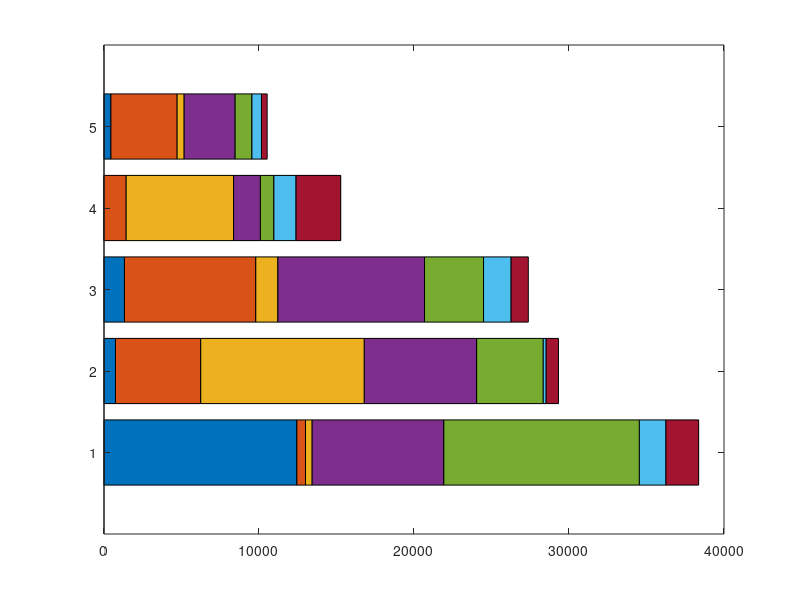

The MATLAB script that drew this image: (Note: this script raises an error after producing the figure.)
clear;
clc;
load capacities;

%% Plot initial capacities
barh(capacities, 'stacked', 'DisplayName', 'capacities', 'YDataSource', 'capacities'); figure(gcf)
xlabel('Installed capacities in MWh','FontS',14,'Interp','latex');
ylabel('Companies','FontS',14,'Interp','latex');

h = legend('Hydro','Nuclear','Soft coal','Hard coal','Gas','Oil','Pump') 
set(h,'Interpreter','latex')

set(gca,'XTickLabel',{'0','500','1000','1500','2000','2500','3000','3500','4000'})
set(gca,'YTickLabel',{'Fringe','RWE','E.ON','Vattenfall','EnBW'})

%% Plot load values

plot(totload/1000);
xlabel('Month','FontS',14,'Interp','latex');
ylabel('Load in GWh','FontS',14,'Interp','latex');
set(gca,'YLim',[35 95]);
month = [31 28 31 30 31 30 31 31 30 31 30 31];
xticks = (cumsum(month)-31)*24;
set(gca,'XTick',xticks)
set(gca,'XLim',[0 8760]);
set(gca,'XTickLabel',{'Jan','Feb','Mar', 'Apr','May','Jun','Jul','Aug','Sep','Oct','Nov', 'Dec'})

%% Plot price-quant relationship

subplot(1,2,1)
scatter(pvf(:,1)/1000,pvf(:,2),'filled','SizeData',12);
xlabel('Spot market trading volumes $< 15$ (in GWh)','FontS',14,'Interp','latex');
ylabel('Spot market prices $<100$ at EEX','FontS',14,'Interp','latex');

subplot(1,2,2)
scatter(pv2f(:,1)/1000,pv2f(:,2),'filled','SizeData',12);
xlabel('Hourly load values (in GWh)','FontS',14,'Interp','latex');
ylabel('Spot market prices $<100$ at EEX','FontS',14,'Interp','latex');

%% Plot stochastic intercept

plot(transpose(intercept)/1000,'Color','Blue','LineWidth',2)
xlabel('Time','FontS',18,'Interp','latex');
ylabel('Demand function intercept (in GWh)','FontS',18,'Interp','latex');
set(gca,'XTick',1:1:6);
set(gca,'XTickLabel',0:5)
box off
